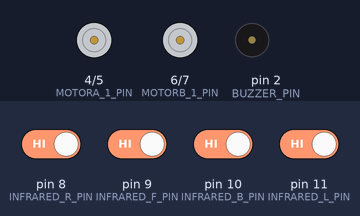
Bench run of a sketch on a simulated Arduino Uno, built with avr-gcc and run on an emulated ATmega328P. Parts: motor-driver pin pairs drawn as motors (green arrow = first pin HIGH = forward, orange = second pin HIGH = backward, longer = more drive), buzzer (waves = sounding). The inputs (shaded band) are chosen by the test bench; at power-on: pin 8 (INFRARED_R_PIN), pin 9 (INFRARED_F_PIN), pin 10 (INFRARED_B_PIN), pin 11 (INFRARED_L_PIN) HIGH. Random numbers use the default seed unless the sketch sets one.

Above: at 1.2 s.
1.3 s: pin 8 (INFRARED_R_PIN) driven LOW
At 1.52 s:
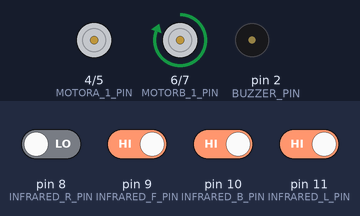
4.3 s: pin 9 (INFRARED_F_PIN) driven LOW
At 4.72 s:
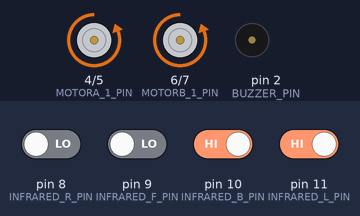
7.3 s: pin 10 (INFRARED_B_PIN) driven LOW
At 7.52 s:
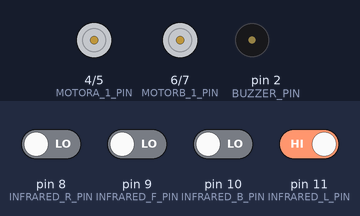
10.3 s: pin 10 (INFRARED_B_PIN) driven HIGH
At 10.72 s:
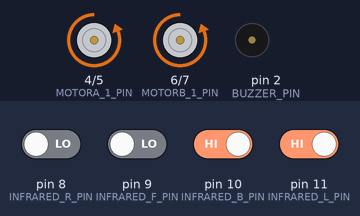
13.3 s: pin 9 (INFRARED_F_PIN) driven HIGH
At 13.52 s:
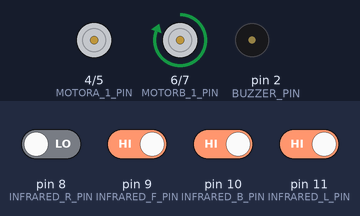
16.3 s: pin 11 (INFRARED_L_PIN) driven LOW
At 16.72 s:
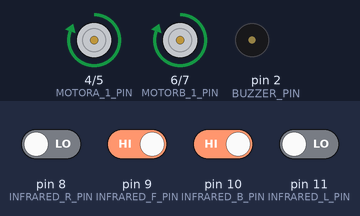
Timing chart, 0 to 20.3 s (numbered marks = the images above; inputs shaded):
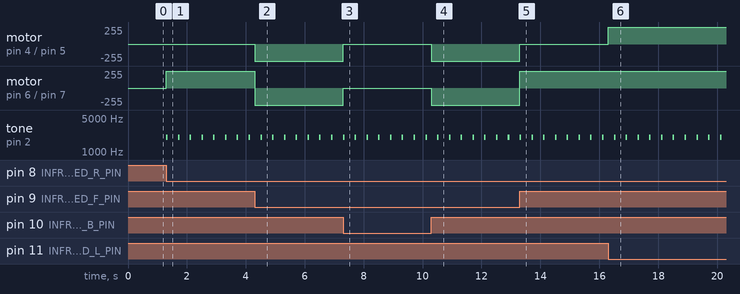

Measured:
- after the input at 1.3 s, motor on pin 6 (MOTORB_1_PIN) / pin 7 (MOTORB_2_PIN): stopped → forward 255/255 at once; tone on pin 2 (BUZZER_PIN): alternates 2000 Hz for 0.05 s and silent for 0.35 s, starting at once
- after the input at 4.3 s, motor on pin 4 (MOTORA_1_PIN) / pin 5 (MOTORA_2_PIN): stopped → backward 255/255 at once; motor on pin 6 (MOTORB_1_PIN) / pin 7 (MOTORB_2_PIN): forward 255/255 → backward 255/255 at once
- after the input at 7.3 s, motor on pin 4 (MOTORA_1_PIN) / pin 5 (MOTORA_2_PIN), motor on pin 6 (MOTORB_1_PIN) / pin 7 (MOTORB_2_PIN): backward 255/255 → stopped at once
- after the input at 10.3 s, motor on pin 4 (MOTORA_1_PIN) / pin 5 (MOTORA_2_PIN), motor on pin 6 (MOTORB_1_PIN) / pin 7 (MOTORB_2_PIN): stopped → backward 255/255 at once
- after the input at 13.3 s, motor on pin 4 (MOTORA_1_PIN) / pin 5 (MOTORA_2_PIN): backward 255/255 → stopped at once; motor on pin 6 (MOTORB_1_PIN) / pin 7 (MOTORB_2_PIN): backward 255/255 → forward 255/255 at once
- after the input at 16.3 s, motor on pin 4 (MOTORA_1_PIN) / pin 5 (MOTORA_2_PIN): stopped → forward 255/255 at once

The sketch:

Car2.ino
```cpp
/*
  Arduino Car
  Features: An auto-pilot obstacle avoidance car

  Include 3 main electronic modules: arduino uno r3 board, motor drive board, infrared sensor.
  Include 2 power sources: AA(1.2V-1.5V)*4 for motor drive board, 9V*1 for auduino uno r3

  arduino uno r3 board
  5V board, refer arduino.cc for details

  电机驱动模块
  主控芯片：L298N
  驱动电压：5V-35V
  驱动电流：2A(MAX单桥)
  最大功率：25W
  逻辑电压：5V
  逻辑电流：0mA-36mA
  外部接口：VCC,GND,IN1,IN2,IN3,IN4,OUT1,OUT2,OUT3,OUT4
  其中，VCC和GND是电源接口，GND要注意和arduino uno r3的GND连接（共地）；IN1-IN4分别对应OUT1-OUT4。
  连接方式：VCC和GND分别连接独立电源的正负极，并且GND与arduino uno r3的GND连接（共地）；
  IN1-IN4分别接arduino uno r3的4个digital I/O接口；
  OUT1+OUT2与OUT3+OUT4分别接到两个电机马达。

  红外传感器模块
  工作电压：DC 3.3V-5V
  外部接口：VCC,GND,IN1,IN2,IN3,IN4
  连接方式：VCC和GND分别接arduino uno r3的+5V和GND，IN1-IN4分别接arduino uno r3的4个digital I/O接口
  工作模式：共有四个红外探头IN1,IN2,IN3,IN4。对于每个探头来说：
  如果前面没有障碍物或者障碍物反射红外线能力不强（比如黑色物体)就返回HIGH（就是波没反射回来或者反射回来的波不够多）；
  如果前面有障碍物并且障碍物反射红外线能力很强（比如白色物体）就返回LOW（就是反射回来的波足够多）。

  自动驾驶原则：有障避障，无障闲逛。
  障碍物情况优先级高于驾驶模式：根据当前障碍物得到的行驶方向和行驶时间更新驾驶模式
  避障模式优先级高于闲逛模式：进入闲逛模式之前要运行完避障模式下设定的行驶方向和行驶时间
  行驶要素：行驶模式，行驶方向，行驶时间。
  有障避障：左边有障就右转，右边有障就左转，前面有障就后退。
  无障闲逛：随机选择方向和时间，闲逛直到遇到障碍物。
  障碍物情况优先级高于驾驶模式：根据当前障碍物得到的行驶方向和行驶时间更新驾驶模式
  避障模式优先级高于闲逛模式：进入闲逛模式之前要运行完避障模式下设定的行驶方向和行驶时间
  根据IN1-IN4四个红外探头是否探测到障碍物来决定小车运动方向：
  1代表这个探头探测到障碍物，0代表这个探头没有探测到障碍物。

  12/120/2016
  Eric
*/

//declare infrared sensor pins
//order: left,front,right,back
const int INFRARED_F_PIN = 9; //front infrared sensor :  IN2
const int INFRARED_B_PIN = 10; //back infrared sensor :  IN3
const int INFRARED_L_PIN = 11; //left infrared sensor :  IN4
const int INFRARED_R_PIN = 8; //right infrared sensor :  IN1

//declare motor pins
//from left to right
const int MOTORA_1_PIN = 4;   //LEFT 1: IN1
const int MOTORA_2_PIN = 5;   //LEFT 2: IN2
const int MOTORB_1_PIN = 6;  //RIGHT 1:  IN3
const int MOTORB_2_PIN = 7;  //RIGHT 2:  IN4

//delcare buzzen pin
const int BUZZER_PIN = 2;

//declare driving elements
//the const driving elements
const int DRIVE_MODE_FREE = 0;          //free driving mode
const int DRIVE_MODE_OBSTACLE = 1;      //obstacle avoidance mode
const int DRIVE_DIRECTION_FORWARD = 1;  //go forward
const int DRIVE_DIRECTION_BACKWARD = 2; //go backward
const int DRIVE_DIRECTION_LEFT = 3;     //turn left
const int DRIVE_DIRECTION_RIGHT = 4;    //turn right
const int DRIVE_DIRECTION_STOP = 5;     //stay in place /stop
const unsigned long DRIVE_DURATION_OBSTACLE_LEFT = 800; //milliseconds,the turn left driving time under obstacle avoidance mode
const unsigned long DRIVE_DURATION_OBSTACLE_RIGHT = 800; //milliseconds,the turn right driving time under obstacle avoidance mode
const unsigned long DRIVE_DURATION_OBSTACLE_FORWARD = 2000; //milliseconds,the go forward driving time under obstacle avoidance mode
const unsigned long DRIVE_DURATION_OBSTACLE_BACKWARD = 1500; //milliseconds,the go backforward driving time under obstacle avoidance mode
const unsigned long MIN_DRIVE_DURATION_FREE = 1000; //milliseconds,the MIN driving time to any directions under free driving mode
const unsigned long MAX_DRIVE_DURATION_FREE = 3000; //milliseconds,the MAX driving time to any directions under free driving mode
const unsigned long BUZZER_DURATION = 400; //milliseconds,duration of the buzzer
const unsigned long BUZZER_SOUND_DURATION = 50; //milliseconds,duration of the buzzer make sound
const int  BUZZER_FREQ = 2000; //Hz,frequency of the buzzer sound

//driving elements
int driveMode;
int driveDirection;
unsigned long driveDuration; //milliseconds

//driving start time
unsigned long driveStartTime; //milliseconds
//the buzzer start time
unsigned long buzzerStartTime; //milliseconds

//the time of now
unsigned long now;


//the state of obstacle around
//4-bit unsigned number from B0000 to B1111
//constructed by result values on the infrared sensor
//according to the order: INFRARED_F_PIN,INFRARED_B_PIN,INFRARED_L_PIN,INFRARED_R_PIN
//1: obstacles detected; 0: no obstacles dectected;
byte obstacleState;

//infrared sensor detect obstacle
//updates: obstacleState
void infraredSensorDetect();
//auto drive car according to the detection results of the sensors
//depends on: obstacleState
//depends on: driveMode,driveDirection,driveDuration
//updates: now
//updates: driveMode,driveDirection,driveDuration
void carAutoDrive();

// put your setup code here, to run once:
void setup() {
  // initialize serial communication at 9600 bits per second:
  //  Serial.begin(9600);//TODO for test

  // make the sensor's pins input:
  pinMode(INFRARED_L_PIN, INPUT);
  pinMode(INFRARED_B_PIN, INPUT);
  pinMode(INFRARED_F_PIN, INPUT);
  pinMode(INFRARED_R_PIN, INPUT);

  //make the motor's pins output:
  pinMode(MOTORA_1_PIN, OUTPUT);
  pinMode(MOTORA_2_PIN, OUTPUT);
  pinMode(MOTORB_1_PIN, OUTPUT);
  pinMode(MOTORB_2_PIN, OUTPUT);

  // if analog input pin A0 is unconnected, random analog
  // noise will cause the call to randomSeed() to generate
  // different seed numbers each time the sketch runs.
  // randomSeed() will then shuffle the random function.
  randomSeed(analogRead(A0));

  //initialize the now time
  now = millis();
  //initialize the infrared sensor
  obstacleState = B0000;

  //initialize the driving
  driveMode = DRIVE_MODE_FREE;
  driveDirection = DRIVE_DIRECTION_STOP;
  driveDuration = 0;
  driveStartTime = now;
}

// put your main code here, to run repeatedly:
void loop() {
  //infrared sensor detect obstacle
  infraredSensorDetect();
  //auto drive car according to the detection results of the sensors
  carAutoDrive();
}

//infrared sensor detect obstacle
//updates: obstacleState
void infraredSensorDetect() {
  //front infrared sensor
  if (LOW == digitalRead(INFRARED_F_PIN)) { //obstacles detected
    obstacleState = obstacleState | B1000;
  } else { //no obstacles detected
    obstacleState = obstacleState & B0111;
  }

  //back infrared sensor
  if (LOW == digitalRead(INFRARED_B_PIN)) { //obstacles detected
    obstacleState = obstacleState | B0100;
  } else { //no obstacles detected
    obstacleState = obstacleState & B1011;
  }

  //left infrared sensor
  if (LOW == digitalRead(INFRARED_L_PIN)) { //obstacles detected
    obstacleState = obstacleState | B0010;
  } else { ////no obstacles detected
    obstacleState = obstacleState & B1101;
  }

  //right infrared sensor
  if (LOW == digitalRead(INFRARED_R_PIN)) { //obstacles detected
    obstacleState = obstacleState | B0001;
  } else { //no obstacles detected
    obstacleState = obstacleState & B1110;
  }
}

//left wheel forward
void leftWheelForward() {
  digitalWrite(MOTORA_1_PIN, HIGH);
  digitalWrite(MOTORA_2_PIN, LOW);
}
//right wheel forward
void rightWheelForward() {
  digitalWrite(MOTORB_1_PIN, HIGH);
  digitalWrite(MOTORB_2_PIN, LOW);
}
//left wheel backward
void leftWheelBackward() {
  digitalWrite(MOTORA_1_PIN, LOW);
  digitalWrite(MOTORA_2_PIN, HIGH);
}
//right wheel backward
void rightWheelBackward() {
  digitalWrite(MOTORB_1_PIN, LOW);
  digitalWrite(MOTORB_2_PIN, HIGH);
}
//left wheel stop
void leftWheelStop() {
  digitalWrite(MOTORA_1_PIN, LOW);
  digitalWrite(MOTORA_2_PIN, LOW);
}
//right wheel stop
void rightWheelStop() {
  digitalWrite(MOTORB_1_PIN, LOW);
  digitalWrite(MOTORB_2_PIN, LOW);
}

//car turn left
void turnLeft() {
  leftWheelStop();
  rightWheelForward();
}
//car turn right
void turnRight() {
  leftWheelForward();
  rightWheelStop();
}
//car go forward
void goForward() {
  leftWheelForward();
  rightWheelForward();
}
//car go backward
void goBackward() {
  leftWheelBackward();
  rightWheelBackward();
}
//car stop
void park() {
  leftWheelStop();
  rightWheelStop();
}

//run according to the driveDirection
//depends on: driveDirection
void carRun() {
  //TODO for test
  //  Serial.print(now);
  //  Serial.print("  ");
  //  Serial.print("  obstacleState:");
  //  Serial.print(obstacleState);
  //  Serial.print("  driveMode:");
  //  Serial.print(driveMode);
  //  Serial.print("  driveDirection:");
  //  Serial.print(driveDirection);
  //  Serial.print("  driveDuration:");
  //  Serial.print(driveDuration);
  switch (driveDirection) {
    case DRIVE_DIRECTION_FORWARD:
      {
        //        Serial.println("  go forward");//TODO for test
        goForward();
      }
      break;
    case DRIVE_DIRECTION_BACKWARD:
      {
        //        Serial.println("  go backward");//TODO for test
        goBackward();
      }
      break;
    case DRIVE_DIRECTION_LEFT:
      {
        //        Serial.println("  turn left");//TODO for test
        turnLeft();
      }
      break;
    case DRIVE_DIRECTION_RIGHT:
      {
        //        Serial.println("  turn right");//TODO for test
        turnRight();
      }
      break;
    case DRIVE_DIRECTION_STOP:
      {
        //        Serial.println("  stop");//TODO for test
        park();
      }
      break;
    default : //incorrect driving direction
      //      Serial.println("  incorrect driving direction");
      break; //do nothing;
  }
}

//random choose a driving direction
int randomDriveDirection() {
  //return a random driving direction from DRIVE_DIRECTION_FORWARD to DRIVE_DIRECTION_STOP
  return (int) random(DRIVE_DIRECTION_FORWARD, DRIVE_DIRECTION_STOP + 1);
}
//random choose a driving duration
unsigned long randomDriveDuration() {
  //return a random driving duration from MIN_DRIVE_DURATION_FREE to MAX_DRIVE_DURATION_FREE
  return random(MIN_DRIVE_DURATION_FREE, MAX_DRIVE_DURATION_FREE + 1);
}

//choose a driving direction based on the obstacleStateValue
int chooseDriveDirection(byte obstacleStateValue) {
  switch (obstacleStateValue) {
    case B0000:	//obstacles: no; could choose any direction
      return randomDriveDirection();
    case B0001: 	//obstacles: right; should turn left
      return DRIVE_DIRECTION_LEFT;
    case B0010: //obstacles: left; shoud turn right
      return DRIVE_DIRECTION_RIGHT;
    case B0011: //obstacles: left,right; should go forward
      return DRIVE_DIRECTION_FORWARD;
    case B0100: //obstacles: back; should go forward
      return DRIVE_DIRECTION_FORWARD;
    case B0101: //obstacles: back,right; should turn left
      return DRIVE_DIRECTION_LEFT;
    case B0110: //obstacles: back,left; should turn right
      return DRIVE_DIRECTION_RIGHT;
    case B0111: //obstacles: back,left,right; should go forward
      return DRIVE_DIRECTION_FORWARD;
    case B1000: //obstacles: front; should go backward
      return DRIVE_DIRECTION_BACKWARD;
    case B1001: //obstacles: front,right; should go backward
      return DRIVE_DIRECTION_BACKWARD;
    case B1010: //obstacles: front,left; should go backward
      return DRIVE_DIRECTION_BACKWARD;
    case B1011: //obstacles: front,left,right; should go backward
      return DRIVE_DIRECTION_BACKWARD;
    case B1100: //obstacles: front,back; should stop
      return DRIVE_DIRECTION_STOP;
    case B1101: //obstacles: front,back,right; should stop
      return DRIVE_DIRECTION_STOP;
    case B1110: //obstacles: front,back,left; should stop
      return DRIVE_DIRECTION_STOP;
    case B1111: //obstacles: back; should go forward
      return DRIVE_DIRECTION_STOP;
    default:   // incorrect obstacleState, this should not happen under normal conditions
      return DRIVE_DIRECTION_STOP; // stop
  }
}
//choose a driving duration based on the driveMode and driveDirectionValue
//depends on: driveMode
unsigned long chooseDriveDuration(int driveDirectionValue) {
  //not in the obstacle avoidance mode
  if (!(driveMode == DRIVE_MODE_OBSTACLE)) {
    return randomDriveDuration();
  }

  //in the obstacle avoidance mode
  switch (driveDirectionValue) {
    case DRIVE_DIRECTION_FORWARD:
      return DRIVE_DURATION_OBSTACLE_FORWARD;
    case DRIVE_DIRECTION_BACKWARD:
      return DRIVE_DURATION_OBSTACLE_BACKWARD;
    case DRIVE_DIRECTION_LEFT:
      return DRIVE_DURATION_OBSTACLE_LEFT;
    case DRIVE_DIRECTION_RIGHT:
      return DRIVE_DURATION_OBSTACLE_RIGHT;
    default:  // incorrect driveDirectionValue, this should not happen under normal conditions
      return DRIVE_DURATION_OBSTACLE_FORWARD;
  }
}

//buzzer
//depends on: driveMode
void buzzer() {
  if (driveMode == DRIVE_MODE_OBSTACLE) {
    if (now - buzzerStartTime >= BUZZER_DURATION) {
      buzzerStartTime = now;
      tone (BUZZER_PIN, BUZZER_FREQ);//sound
    } else if (now - buzzerStartTime <= BUZZER_SOUND_DURATION) {
      tone (BUZZER_PIN, BUZZER_FREQ);//sound
    } else {
      noTone (BUZZER_PIN); //no sound
    }
  } else {
    noTone (BUZZER_PIN); //no sound
  }
}

//reset the driving based on the obstacleState
//depends on: now
//depends on: obstacleState
//updates:driveStartTime
//updates:driveDirection,driveDuration
void drivingReset() {
  park();//stop first for changing driving direction
  driveStartTime = now;				//reset the driving start time
  driveDirection = chooseDriveDirection(obstacleState);//reset the driving direction (choose based on the obstacleState)
  driveDuration = chooseDriveDuration(driveDirection);	//reset the driving duration (choose based on the driveMode and driveDirectionValue)
}

//auto drive car according to the detection results of the sensors
//depends on: obstacleState
//depends on: driveMode,driveDirection,driveDuration
//updates: now
//updates: driveMode,driveDirection,driveDuration
void carAutoDrive() {
  //updates now time
  now = millis();

  //no any obstacles detected
  if (obstacleState == B0000) {
    if (driveMode == DRIVE_MODE_FREE) {
      if (now - driveStartTime >= driveDuration) {//free driving over time
        drivingReset();	//reset the driving based on the obstacleState
      } else { //free driving continue
        //do nothing
      }
    } else {
      if (now - driveStartTime >= driveDuration) { //obstacle avoidance driving over time
        driveMode = DRIVE_MODE_FREE;			// change the drive mode

        drivingReset();	//reset the driving based on the obstacleState
      } else {	//obstacle avoidance driving continue
        //do nothing
      }
    }
  } else {		//some obstacles detected
    if (driveMode == DRIVE_MODE_OBSTACLE) {
      if (now - driveStartTime >= driveDuration) {//obstacle avoidance driving over time
        drivingReset();	//reset the driving based on the obstacleState
      } else {	//obstacle avoidance driving continue
        //check driving direction
        if (driveDirection != chooseDriveDirection(obstacleState)) { //the new driving direction not equals the old
          drivingReset();	//reset the driving based on the obstacleState
        } else {	////the new driving direction equals the old
          //do nothing
        }
      }
    } else  { //obstacles detectd under free dring mode
      driveMode = DRIVE_MODE_OBSTACLE;			// change the drive mode

      drivingReset();		//reset the driving based on the obstacleState
    }
  }

  //buzzer according to the driveMode
  buzzer();

  //run according to the driveDirection
  carRun();
}
```
